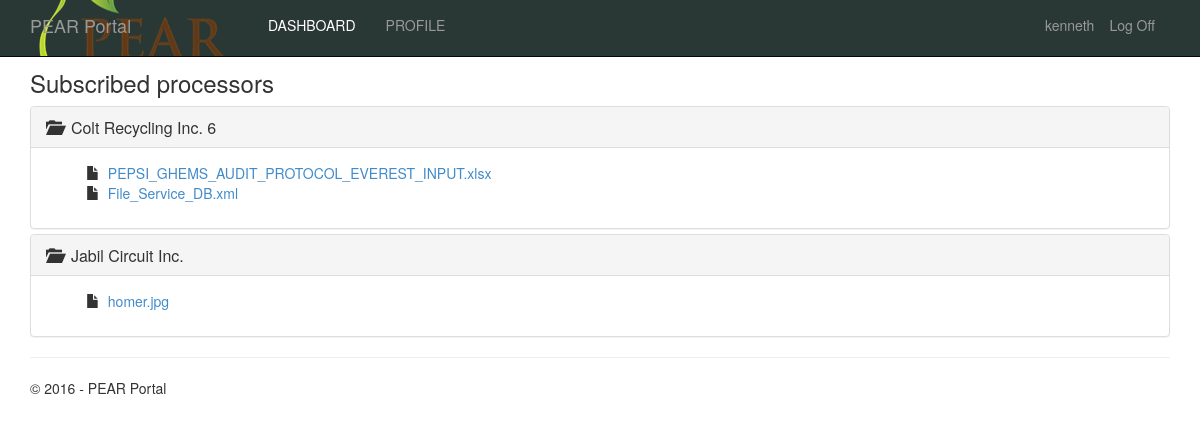
Screenshot of /duedilligence/ (signed in) with the database file from the repository.
### due_dilligence/models.py (models this page shows, shortened)
class MaterialProcessor(models.Model):
	material = models.CharField(max_length = 150)
	company_name = models.CharField(max_length = 150, unique = True)
	street_addr = models.CharField(max_length = 250, blank = True, null = True)
	city = models.CharField(max_length = 150, blank = True, null = True)
	zip_code = models.CharField(max_length = 50, blank = True, null = True)
	country = models.CharField(max_length = 50, blank = True, null = True)
	subscribed_users = models.ManyToManyField(User)
	created = models.DateTimeField(auto_now_add = True)
	last_modified = models.DateTimeField(auto_now = True)

class Document(models.Model):
	uploaded_by = models.ForeignKey(User, editable=False)
	processor = models.ForeignKey(MaterialProcessor, null = True)
	is_published = models.BooleanField('Published?', default = False)
	date_uploaded = models.DateTimeField(auto_now_add = True)
	def doc_directory_path(instance, filename):
		return "{0}/{1}".format(instance.uploaded_by.username, filename)
	upload = models.FileField(upload_to = doc_directory_path)
	def __str__(self):
		return os.path.basename(self.upload.name)

### due_dilligence/views.py (the view)
@login_required
def doc_index(request):
	processors = request.user.materialprocessor_set.all()
	template = loader.get_template('due_dilligence/docIndex.html')
	context = {
		'processors' : processors,
	}
	return HttpResponse(template.render(context, request))

### due_dilligence/templates/due_dilligence/docIndex.html
{% extends 'base.html' %}
{% block content %}
<h3> Subscribed processors </h3>
	{% if processors %}
		<div class="panel-group" id="accordion" role="tablist" aria-multiselectable="true">
			{% for p in processors %}
				{% if p.document_set.count > 0 %}
				<div class="panel panel-default">
    				<div class="panel-heading" role="tab" id="heading-{{ p.id }}">
      					<h4 class="panel-title">
        					<a role="button" data-toggle="collapse" data-parent="#accordion" href="#collapse-{{ p.id }}" aria-expanded="true" aria-controls="collapse-{{ p.id }}">
        						<span class="glyphicon glyphicon-folder-open"></span>&nbsp;
          						{{ p.company_name }}
        					</a>
      					</h4>
    				</div>
    				<div id="collapse-{{ p.id }}" class="panel-collapse collapse in" role="tabpanel" aria-labelledby="heading-{{ p.id }}">
      					<div class="panel-body">
       						<ul style="list-style-type: none">
								{% for document in p.document_set.all %}
									{% if document.is_published %}
									<li><span class="glyphicon glyphicon-file" aria-hidden="true"></span>&nbsp;
										<a href="{{ document.upload.url }}">{{ document }}</a>
									</li>
									{% endif %}
								{% endfor %}
							</ul>
      					</div>
    				</div>
  				</div>
				{% endif %}
			{% endfor %}
		</div>
	{% else %}
		<p>No subscribed processors.</p>
	{% endif %}
{% endblock content %}

### PearPortal/templates/loginpartial.html (shortened to what this page needs)
{% if user.is_authenticated %}
<form id="logoutForm" action="/logout" method="post" class="navbar-right">
    <ul class="nav navbar-nav navbar-right">
        <li><span class="navbar-text">{{ user.username }}</span></li>
        <li><a href="javascript:document.getElementById('logoutForm').submit()">Log Off</a>
        </li>
    </ul>
</form>
{% else %}
<ul class="nav navbar-nav navbar-right">
    <li><a href="{% url 'login' %}">Log in</a></li>
</ul>
{% endif %}

### rows the page displays
MaterialProcessor: company_name "Colt Recycling Inc. 6"
Document: upload "PEPSI_GHEMS_AUDIT_PROTOCOL_EVEREST_INPUT.xlsx"
Document: upload "File_Service_DB.xml"
MaterialProcessor: company_name "Jabil Circuit Inc."
Document: upload "homer.jpg"

### other values shown
{{ user.username }} "kenneth"
{{ current_year }} "2016"
